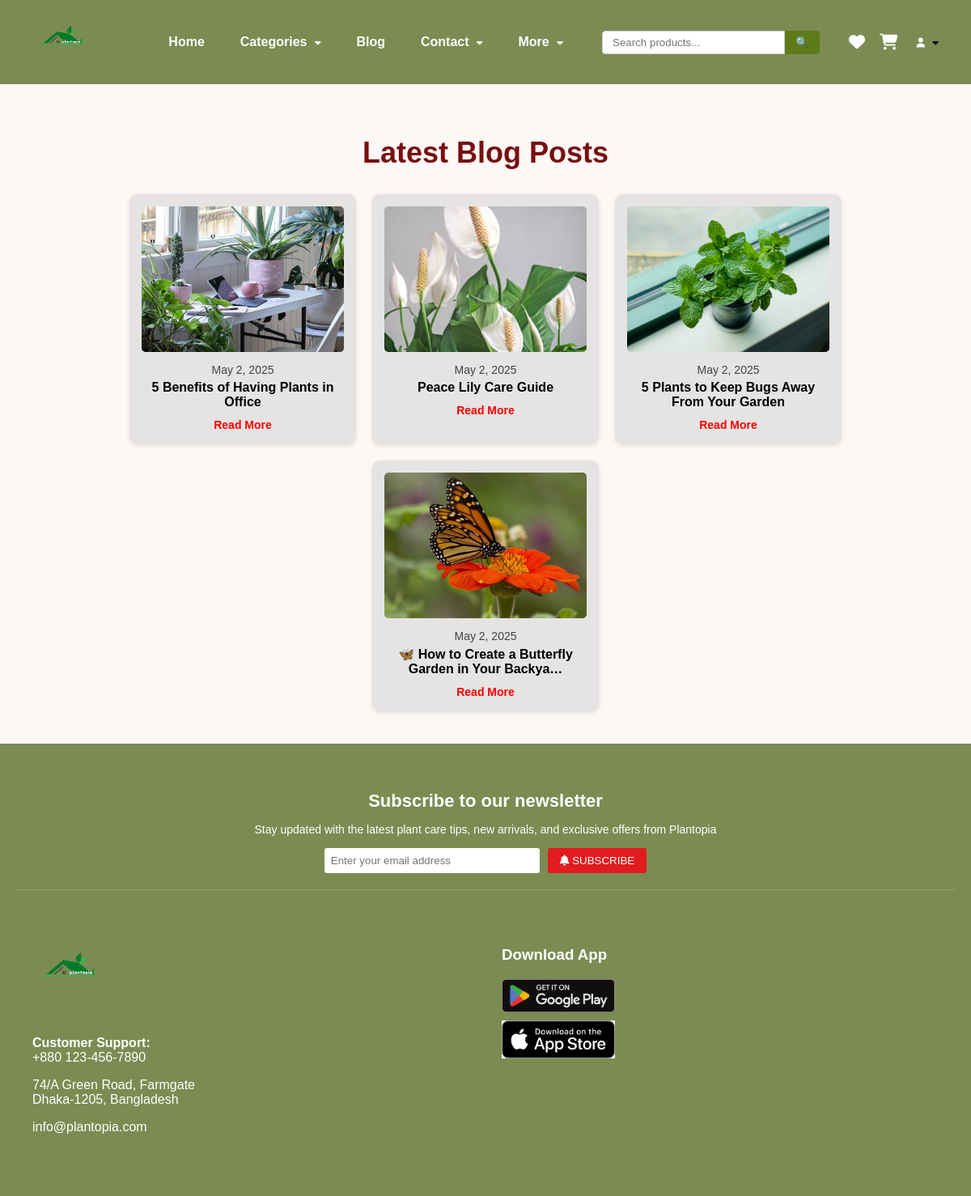
Screenshot of /blog/ with the database file from the repository.
### shop/models.py (models this page shows, shortened)
class Blog(models.Model):
    title = models.CharField(max_length=200)
    content = models.TextField()
    image = models.ImageField(upload_to='blog_images/')
    date = models.DateField(auto_now_add=True)

### shop/views.py (the view)
# urls.py: 2. Add a URL to urlpatterns:  path('blog/', include('blog.urls'))
def blog(request):
    blogs = Blog.objects.all().order_by('-date')
    return render(request, 'blog.html', {'blogs': blogs})

### shop/context_processors.py (called while the page is built)
def categories_processor(request):
    return {
        'categories': Category.objects.filter(parent__isnull=True)
    }

### templates/blog.html
{% extends 'base.html' %}
{% load static %}
{% block content %}
<link rel="stylesheet" href="{% static 'css/blog.css' %}">
<div class="blogs-section">
    <h1>Latest Blog Posts</h1>
    <div class="blogs">
        {% for blog in blogs %}
        <div class="blog-card">
            <img src="{{ blog.image.url }}" alt="{{ blog.title }}">
            <div class="date">{{ blog.date }}</div>
            <h2>{{ blog.title|truncatechars:50 }}</h2>
            <a href="{% url 'blog_detail' blog.pk %}">
                <button>Read More</button>
            </a>
        </div>
        {% endfor %}
    </div>
</div>
{% endblock %}

### shop/static/css/base.css (style rules this page uses)
body { margin: 0; font-family: 'Segoe UI', sans-serif; background: #f8f8f8; }
a { text-decoration: none; color: inherit; }

### shop/static/css/blog.css (style rules this page uses)
body { font-family: Arial, sans-serif; background-color: #fef8f6; }
.blogs-section { text-align: center; padding: 40px 20px; background-color: #fdf7f5; }
.blogs-section h1 { color: #770f0f; font-size: 36px; margin-bottom: 30px; }
.blogs { display: flex; justify-content: center; gap: 20px; flex-wrap: wrap; }
.blog-card { background-color: #e6e3e3; width: 250px; padding: 15px; border-radius: 10px; box-shadow: 0 2px 6px rgba(0,0,0,0.1); text-align: center; transition: transform 0.3s ease, box-shadow 0.3s ease; }
.blog-card img { width: 100%; height: 180px; object-fit: cover; border-radius: 5px; }
.blog-card .date { margin: 10px 0 5px; font-size: 14px; color: #444; }
.blog-card h2 { font-size: 16px; margin: 5px 0 10px; }
.blog-card button { background-color: transparent; border: none; color: red; cursor: pointer; font-weight: bold; font-size: 14px; transition: transform 0.2s ease; }

### rows the page displays
Blog: image (picture), date "May 2, 2025", title "5 Benefits of Having Plants in Office"
Blog: image (picture), date "May 2, 2025", title "Peace Lily Care Guide"
Blog: image (picture), date "May 2, 2025", title "5 Plants to Keep Bugs Away From Your Garden"
Blog: image (picture), date "May 2, 2025", title "🦋 How to Create a Butterfly Garden in Your Backya…"
